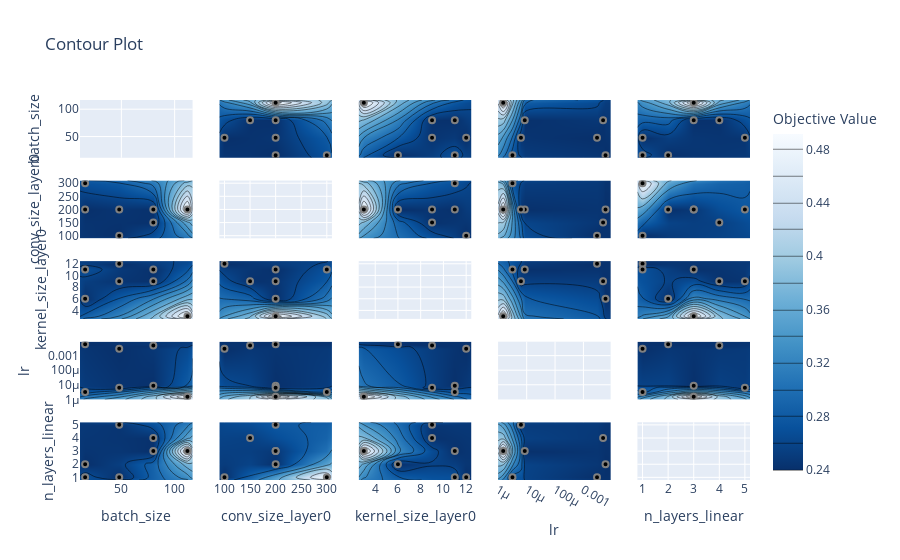

Notebook cell for this chart:
### Code cell
fig = optuna.visualization.plot_contour(study, params=["kernel_size_layer0", "lr", "n_layers_linear", "conv_size_layer0", "batch_size"])
fig.show()

### Figure 1 — Plotly figure (JSON) as saved in the notebook; plotly's stock layout.template omitted (floating-point values rounded to 4 significant figures)
{"data": [{"type": "scatter", "xaxis": "x", "yaxis": "y"}, {"colorbar": {"title": {"text": "Objective Value"}}, "colorscale": [[0, "rgb(247,251,255)"], [0.125, "rgb(222,235,247)"], [0.25, "rgb(198,219,239)"], [0.375, "rgb(158,202,225)"], [0.5, "rgb(107,174,214)"], [0.625, "rgb(66,146,198)"], [0.75, "rgb(33,113,181)"], [0.875, "rgb(8,81,156)"], [1, "rgb(8,48,107)"]], "connectgaps": true, "contours": {"coloring": "heatmap"}, "hoverinfo": "none", "line": {"smoothing": 1.3}, "reversescale": true, "showscale": true, "type": "contour", "x": [11.2, 16, 48, 80, 112, 116.8], "xaxis": "x6", "y": [90, 100, 150, 200, 300, 310], "yaxis": "y6", "z": [[null, null, null, null, null, null], [null, null, 0.2399, null, null, null], [null, null, null, 0.2418, null, null], [null, 0.2401, 0.2446, 0.241, 0.4915, null], [null, 0.2708, null, null, null, null], [null, null, null, null, null, null]]}, {"marker": {"color": "black", "line": {"color": "Grey", "width": 2}}, "mode": "markers", "showlegend": false, "type": "scatter", "x": [48, 16, 16, 112, 80, 48, 80], "xaxis": "x6", "y": [100, 300, 200, 200, 200, 200, 150], "yaxis": "y6"}, {"colorbar": {"title": {"text": "Objective Value"}}, "colorscale": [[0, "rgb(247,251,255)"], [0.125, "rgb(222,235,247)"], [0.25, "rgb(198,219,239)"], [0.375, "rgb(158,202,225)"], [0.5, "rgb(107,174,214)"], [0.625, "rgb(66,146,198)"], [0.75, "rgb(33,113,181)"], [0.875, "rgb(8,81,156)"], [1, "rgb(8,48,107)"]], "connectgaps": true, "contours": {"coloring": "heatmap"}, "hoverinfo": "none", "line": {"smoothing": 1.3}, "reversescale": true, "showscale": false, "type": "contour", "x": [11.2, 16, 48, 80, 112, 116.8], "xaxis": "x11", "y": [2.55, 3, 6, 9, 11, 12, 12.45], "yaxis": "y11", "z": [[null, null, null, null, null, null], [null, null, null, null, 0.4915, null], [null, 0.2401, null, null, null, null], [null, null, 0.2446, 0.2418, null, null], [null, 0.2708, null, 0.241, null, null], [null, null, 0.2399, null, null, null], [null, null, null, null, null, null]]}, {"marker": {"color": "black", "line": {"color": "Grey", "width": 2}}, "mode": "markers", "showlegend": false, "type": "scatter", "x": [48, 16, 16, 112, 80, 48, 80], "xaxis": "x11", "y": [12, 11, 6, 3, 11, 9, 9], "yaxis": "y11"}, {"colorbar": {"title": {"text": "Objective Value"}}, "colorscale": [[0, "rgb(247,251,255)"], [0.125, "rgb(222,235,247)"], [0.25, "rgb(198,219,239)"], [0.375, "rgb(158,202,225)"], [0.5, "rgb(107,174,214)"], [0.625, "rgb(66,146,198)"], [0.75, "rgb(33,113,181)"], [0.875, "rgb(8,81,156)"], [1, "rgb(8,48,107)"]], "connectgaps": true, "contours": {"coloring": "heatmap"}, "hoverinfo": "none", "line": {"smoothing": 1.3}, "reversescale": true, "showscale": false, "type": "contour", "x": [11.2, 16, 48, 80, 112, 116.8], "xaxis": "x16", "y": [9.807e-07, 1.486e-06, 3.154e-06, 6.278e-06, 8.542e-06, 0.003015, 0.004932, 0.00601, 0.009104], "yaxis": "y16", "z": [[null, null, null, null, null, null], [null, null, null, null, 0.4915, null], [null, 0.2708, null, null, null, null], [null, null, 0.2446, null, null, null], [null, null, null, 0.241, null, null], [null, null, 0.2399, null, null, null], [null, null, null, 0.2418, null, null], [null, 0.2401, null, null, null, null], [null, null, null, null, null, null]]}, {"marker": {"color": "black", "line": {"color": "Grey", "width": 2}}, "mode": "markers", "showlegend": false, "type": "scatter", "x": [48, 16, 16, 112, 80, 48, 80], "xaxis": "x16", "y": [0.003015, 3.154e-06, 0.00601, 1.486e-06, 8.542e-06, 6.278e-06, 0.004932], "yaxis": "y16"}, {"colorbar": {"title": {"text": "Objective Value"}}, "colorscale": [[0, "rgb(247,251,255)"], [0.125, "rgb(222,235,247)"], [0.25, "rgb(198,219,239)"], [0.375, "rgb(158,202,225)"], [0.5, "rgb(107,174,214)"], [0.625, "rgb(66,146,198)"], [0.75, "rgb(33,113,181)"], [0.875, "rgb(8,81,156)"], [1, "rgb(8,48,107)"]], "connectgaps": true, "contours": {"coloring": "heatmap"}, "hoverinfo": "none", "line": {"smoothing": 1.3}, "reversescale": true, "showscale": false, "type": "contour", "x": [11.2, 16, 48, 80, 112, 116.8], "xaxis": "x21", "y": [0.8, 1, 2, 3, 4, 5, 5.2], "yaxis": "y21", "z": [[null, null, null, null, null, null], [null, 0.2708, 0.2399, null, null, null], [null, 0.2401, null, null, null, null], [null, null, null, 0.241, 0.4915, null], [null, null, null, 0.2418, null, null], [null, null, 0.2446, null, null, null], [null, null, null, null, null, null]]}, {"marker": {"color": "black", "line": {"color": "Grey", "width": 2}}, "mode": "markers", "showlegend": false, "type": "scatter", "x": [48, 16, 16, 112, 80, 48, 80], "xaxis": "x21", "y": [1, 1, 2, 3, 3, 5, 4], "yaxis": "y21"}, {"colorbar": {"title": {"text": "Objective Value"}}, "colorscale": [[0, "rgb(247,251,255)"], [0.125, "rgb(222,235,247)"], [0.25, "rgb(198,219,239)"], [0.375, "rgb(158,202,225)"], [0.5, "rgb(107,174,214)"], [0.625, "rgb(66,146,198)"], [0.75, "rgb(33,113,181)"], [0.875, "rgb(8,81,156)"], [1, "rgb(8,48,107)"]], "connectgaps": true, "contours": {"coloring": "heatmap"}, "hoverinfo": "none", "line": {"smoothing": 1.3}, "reversescale": true, "showscale": false, "type": "contour", "x": [90, 100, 150, 200, 300, 310], "xaxis": "x2", "y": [11.2, 16, 48, 80, 112, 116.8], "yaxis": "y2", "z": [[null, null, null, null, null, null], [null, null, null, 0.2401, 0.2708, null], [null, 0.2399, null, 0.2446, null, null], [null, null, 0.2418, 0.241, null, null], [null, null, null, 0.4915, null, null], [null, null, null, null, null, null]]}, {"marker": {"color": "black", "line": {"color": "Grey", "width": 2}}, "mode": "markers", "showlegend": false, "type": "scatter", "x": [100, 300, 200, 200, 200, 200, 150], "xaxis": "x2", "y": [48, 16, 16, 112, 80, 48, 80], "yaxis": "y2"}, {"type": "scatter", "xaxis": "x7", "yaxis": "y7"}, {"colorbar": {"title": {"text": "Objective Value"}}, "colorscale": [[0, "rgb(247,251,255)"], [0.125, "rgb(222,235,247)"], [0.25, "rgb(198,219,239)"], [0.375, "rgb(158,202,225)"], [0.5, "rgb(107,174,214)"], [0.625, "rgb(66,146,198)"], [0.75, "rgb(33,113,181)"], [0.875, "rgb(8,81,156)"], [1, "rgb(8,48,107)"]], "connectgaps": true, "contours": {"coloring": "heatmap"}, "hoverinfo": "none", "line": {"smoothing": 1.3}, "reversescale": true, "showscale": false, "type": "contour", "x": [90, 100, 150, 200, 300, 310], "xaxis": "x12", "y": [2.55, 3, 6, 9, 11, 12, 12.45], "yaxis": "y12", "z": [[null, null, null, null, null, null], [null, null, null, 0.4915, null, null], [null, null, null, 0.2401, null, null], [null, null, 0.2418, 0.2446, null, null], [null, null, null, 0.241, 0.2708, null], [null, 0.2399, null, null, null, null], [null, null, null, null, null, null]]}, {"marker": {"color": "black", "line": {"color": "Grey", "width": 2}}, "mode": "markers", "showlegend": false, "type": "scatter", "x": [100, 300, 200, 200, 200, 200, 150], "xaxis": "x12", "y": [12, 11, 6, 3, 11, 9, 9], "yaxis": "y12"}, {"colorbar": {"title": {"text": "Objective Value"}}, "colorscale": [[0, "rgb(247,251,255)"], [0.125, "rgb(222,235,247)"], [0.25, "rgb(198,219,239)"], [0.375, "rgb(158,202,225)"], [0.5, "rgb(107,174,214)"], [0.625, "rgb(66,146,198)"], [0.75, "rgb(33,113,181)"], [0.875, "rgb(8,81,156)"], [1, "rgb(8,48,107)"]], "connectgaps": true, "contours": {"coloring": "heatmap"}, "hoverinfo": "none", "line": {"smoothing": 1.3}, "reversescale": true, "showscale": false, "type": "contour", "x": [90, 100, 150, 200, 300, 310], "xaxis": "x17", "y": [9.807e-07, 1.486e-06, 3.154e-06, 6.278e-06, 8.542e-06, 0.003015, 0.004932, 0.00601, 0.009104], "yaxis": "y17", "z": [[null, null, null, null, null, null], [null, null, null, 0.4915, null, null], [null, null, null, null, 0.2708, null], [null, null, null, 0.2446, null, null], [null, null, null, 0.241, null, null], [null, 0.2399, null, null, null, null], [null, null, 0.2418, null, null, null], [null, null, null, 0.2401, null, null], [null, null, null, null, null, null]]}, {"marker": {"color": "black", "line": {"color": "Grey", "width": 2}}, "mode": "markers", "showlegend": false, "type": "scatter", "x": [100, 300, 200, 200, 200, 200, 150], "xaxis": "x17", "y": [0.003015, 3.154e-06, 0.00601, 1.486e-06, 8.542e-06, 6.278e-06, 0.004932], "yaxis": "y17"}, {"colorbar": {"title": {"text": "Objective Value"}}, "colorscale": [[0, "rgb(247,251,255)"], [0.125, "rgb(222,235,247)"], [0.25, "rgb(198,219,239)"], [0.375, "rgb(158,202,225)"], [0.5, "rgb(107,174,214)"], [0.625, "rgb(66,146,198)"], [0.75, "rgb(33,113,181)"], [0.875, "rgb(8,81,156)"], [1, "rgb(8,48,107)"]], "connectgaps": true, "contours": {"coloring": "heatmap"}, "hoverinfo": "none", "line": {"smoothing": 1.3}, "reversescale": true, "showscale": false, "type": "contour", "x": [90, 100, 150, 200, 300, 310], "xaxis": "x22", "y": [0.8, 1, 2, 3, 4, 5, 5.2], "yaxis": "y22", "z": [[null, null, null, null, null, null], [null, 0.2399, null, null, 0.2708, null], [null, null, null, 0.2401, null, null], [null, null, null, 0.241, null, null], [null, null, 0.2418, null, null, null], [null, null, null, 0.2446, null, null], [null, null, null, null, null, null]]}, {"marker": {"color": "black", "line": {"color": "Grey", "width": 2}}, "mode": "markers", "showlegend": false, "type": "scatter", "x": [100, 300, 200, 200, 200, 200, 150], "xaxis": "x22", "y": [1, 1, 2, 3, 3, 5, 4], "yaxis": "y22"}, {"colorbar": {"title": {"text": "Objective Value"}}, "colorscale": [[0, "rgb(247,251,255)"], [0.125, "rgb(222,235,247)"], [0.25, "rgb(198,219,239)"], [0.375, "rgb(158,202,225)"], [0.5, "rgb(107,174,214)"], [0.625, "rgb(66,146,198)"], [0.75, "rgb(33,113,181)"], [0.875, "rgb(8,81,156)"], [1, "rgb(8,48,107)"]], "connectgaps": true, "contours": {"coloring": "heatmap"}, "hoverinfo": "none", "line": {"smoothing": 1.3}, "reversescale": true, "showscale": false, "type": "contour", "x": [2.55, 3, 6, 9, 11, 12, 12.45], "xaxis": "x3", "y": [11.2, 16, 48, 80, 112, 116.8], "yaxis": "y3", "z": [[null, null, null, null, null, null, null], [null, null, 0.2401, null, 0.2708, null, null], [null, null, null, 0.2446, null, 0.2399, null], [null, null, null, 0.2418, 0.241, null, null], [null, 0.4915, null, null, null, null, null], [null, null, null, null, null, null, null]]}, {"marker": {"color": "black", "line": {"color": "Grey", "width": 2}}, "mode": "markers", "showlegend": false, "type": "scatter", "x": [12, 11, 6, 3, 11, 9, 9], "xaxis": "x3", "y": [48, 16, 16, 112, 80, 48, 80], "yaxis": "y3"}, {"colorbar": {"title": {"text": "Objective Value"}}, "colorscale": [[0, "rgb(247,251,255)"], [0.125, "rgb(222,235,247)"], [0.25, "rgb(198,219,239)"], [0.375, "rgb(158,202,225)"], [0.5, "rgb(107,174,214)"], [0.625, "rgb(66,146,198)"], [0.75, "rgb(33,113,181)"], [0.875, "rgb(8,81,156)"], [1, "rgb(8,48,107)"]], "connectgaps": true, "contours": {"coloring": "heatmap"}, "hoverinfo": "none", "line": {"smoothing": 1.3}, "reversescale": true, "showscale": false, "type": "contour", "x": [2.55, 3, 6, 9, 11, 12, 12.45], "xaxis": "x8", "y": [90, 100, 150, 200, 300, 310], "yaxis": "y8", "z": [[null, null, null, null, null, null, null], [null, null, null, null, null, 0.2399, null], [null, null, null, 0.2418, null, null, null], [null, 0.4915, 0.2401, 0.2446, 0.241, null, null], [null, null, null, null, 0.2708, null, null], [null, null, null, null, null, null, null]]}, {"marker": {"color": "black", "line": {"color": "Grey", "width": 2}}, "mode": "markers", "showlegend": false, "type": "scatter", "x": [12, 11, 6, 3, 11, 9, 9], "xaxis": "x8", "y": [100, 300, 200, 200, 200, 200, 150], "yaxis": "y8"}, {"type": "scatter", "xaxis": "x13", "yaxis": "y13"}, {"colorbar": {"title": {"text": "Objective Value"}}, "colorscale": [[0, "rgb(247,251,255)"], [0.125, "rgb(222,235,247)"], [0.25, "rgb(198,219,239)"], [0.375, "rgb(158,202,225)"], [0.5, "rgb(107,174,214)"], [0.625, "rgb(66,146,198)"], [0.75, "rgb(33,113,181)"], [0.875, "rgb(8,81,156)"], [1, "rgb(8,48,107)"]], "connectgaps": true, "contours": {"coloring": "heatmap"}, "hoverinfo": "none", "line": {"smoothing": 1.3}, "reversescale": true, "showscale": false, "type": "contour", "x": [2.55, 3, 6, 9, 11, 12, 12.45], "xaxis": "x18", "y": [9.807e-07, 1.486e-06, 3.154e-06, 6.278e-06, 8.542e-06, 0.003015, 0.004932, 0.00601, 0.009104], "yaxis": "y18", "z": [[null, null, null, null, null, null, null], [null, 0.4915, null, null, null, null, null], [null, null, null, null, 0.2708, null, null], [null, null, null, 0.2446, null, null, null], [null, null, null, null, 0.241, null, null], [null, null, null, null, null, 0.2399, null], [null, null, null, 0.2418, null, null, null], [null, null, 0.2401, null, null, null, null], [null, null, null, null, null, null, null]]}, {"marker": {"color": "black", "line": {"color": "Grey", "width": 2}}, "mode": "markers", "showlegend": false, "type": "scatter", "x": [12, 11, 6, 3, 11, 9, 9], "xaxis": "x18", "y": [0.003015, 3.154e-06, 0.00601, 1.486e-06, 8.542e-06, 6.278e-06, 0.004932], "yaxis": "y18"}, {"colorbar": {"title": {"text": "Objective Value"}}, "colorscale": [[0, "rgb(247,251,255)"], [0.125, "rgb(222,235,247)"], [0.25, "rgb(198,219,239)"], [0.375, "rgb(158,202,225)"], [0.5, "rgb(107,174,214)"], [0.625, "rgb(66,146,198)"], [0.75, "rgb(33,113,181)"], [0.875, "rgb(8,81,156)"], [1, "rgb(8,48,107)"]], "connectgaps": true, "contours": {"coloring": "heatmap"}, "hoverinfo": "none", "line": {"smoothing": 1.3}, "reversescale": true, "showscale": false, "type": "contour", "x": [2.55, 3, 6, 9, 11, 12, 12.45], "xaxis": "x23", "y": [0.8, 1, 2, 3, 4, 5, 5.2], "yaxis": "y23", "z": [[null, null, null, null, null, null, null], [null, null, null, null, 0.2708, 0.2399, null], [null, null, 0.2401, null, null, null, null], [null, 0.4915, null, null, 0.241, null, null], [null, null, null, 0.2418, null, null, null], [null, null, null, 0.2446, null, null, null], [null, null, null, null, null, null, null]]}, {"marker": {"color": "black", "line": {"color": "Grey", "width": 2}}, "mode": "markers", "showlegend": false, "type": "scatter", "x": [12, 11, 6, 3, 11, 9, 9], "xaxis": "x23", "y": [1, 1, 2, 3, 3, 5, 4], "yaxis": "y23"}, {"colorbar": {"title": {"text": "Objective Value"}}, "colorscale": [[0, "rgb(247,251,255)"], [0.125, "rgb(222,235,247)"], [0.25, "rgb(198,219,239)"], [0.375, "rgb(158,202,225)"], [0.5, "rgb(107,174,214)"], [0.625, "rgb(66,146,198)"], [0.75, "rgb(33,113,181)"], [0.875, "rgb(8,81,156)"], [1, "rgb(8,48,107)"]], "connectgaps": true, "contours": {"coloring": "heatmap"}, "hoverinfo": "none", "line": {"smoothing": 1.3}, "reversescale": true, "showscale": false, "type": "contour", "x": [9.807e-07, 1.486e-06, 3.154e-06, 6.278e-06, 8.542e-06, 0.003015, 0.004932, 0.00601, 0.009104], "xaxis": "x4", "y": [11.2, 16, 48, 80, 112, 116.8], "yaxis": "y4", "z": [[null, null, null, null, null, null, null, null, null], [null, null, 0.2708, null, null, null, null, 0.2401, null], [null, null, null, 0.2446, null, 0.2399, null, null, null], [null, null, null, null, 0.241, null, 0.2418, null, null], [null, 0.4915, null, null, null, null, null, null, null], [null, null, null, null, null, null, null, null, null]]}, {"marker": {"color": "black", "line": {"color": "Grey", "width": 2}}, "mode": "markers", "showlegend": false, "type": "scatter", "x": [0.003015, 3.154e-06, 0.00601, 1.486e-06, 8.542e-06, 6.278e-06, 0.004932], "xaxis": "x4", "y": [48, 16, 16, 112, 80, 48, 80], "yaxis": "y4"}, {"colorbar": {"title": {"text": "Objective Value"}}, "colorscale": [[0, "rgb(247,251,255)"], [0.125, "rgb(222,235,247)"], [0.25, "rgb(198,219,239)"], [0.375, "rgb(158,202,225)"], [0.5, "rgb(107,174,214)"], [0.625, "rgb(66,146,198)"], [0.75, "rgb(33,113,181)"], [0.875, "rgb(8,81,156)"], [1, "rgb(8,48,107)"]], "connectgaps": true, "contours": {"coloring": "heatmap"}, "hoverinfo": "none", "line": {"smoothing": 1.3}, "reversescale": true, "showscale": false, "type": "contour", "x": [9.807e-07, 1.486e-06, 3.154e-06, 6.278e-06, 8.542e-06, 0.003015, 0.004932, 0.00601, 0.009104], "xaxis": "x9", "y": [90, 100, 150, 200, 300, 310], "yaxis": "y9", "z": [[null, null, null, null, null, null, null, null, null], [null, null, null, null, null, 0.2399, null, null, null], [null, null, null, null, null, null, 0.2418, null, null], [null, 0.4915, null, 0.2446, 0.241, null, null, 0.2401, null], [null, null, 0.2708, null, null, null, null, null, null], [null, null, null, null, null, null, null, null, null]]}, {"marker": {"color": "black", "line": {"color": "Grey", "width": 2}}, "mode": "markers", "showlegend": false, "type": "scatter", "x": [0.003015, 3.154e-06, 0.00601, 1.486e-06, 8.542e-06, 6.278e-06, 0.004932], "xaxis": "x9", "y": [100, 300, 200, 200, 200, 200, 150], "yaxis": "y9"}, {"colorbar": {"title": {"text": "Objective Value"}}, "colorscale": [[0, "rgb(247,251,255)"], [0.125, "rgb(222,235,247)"], [0.25, "rgb(198,219,239)"], [0.375, "rgb(158,202,225)"], [0.5, "rgb(107,174,214)"], [0.625, "rgb(66,146,198)"], [0.75, "rgb(33,113,181)"], [0.875, "rgb(8,81,156)"], [1, "rgb(8,48,107)"]], "connectgaps": true, "contours": {"coloring": "heatmap"}, "hoverinfo": "none", "line": {"smoothing": 1.3}, "reversescale": true, "showscale": false, "type": "contour", "x": [9.807e-07, 1.486e-06, 3.154e-06, 6.278e-06, 8.542e-06, 0.003015, 0.004932, 0.00601, 0.009104], "xaxis": "x14", "y": [2.55, 3, 6, 9, 11, 12, 12.45], "yaxis": "y14", "z": [[null, null, null, null, null, null, null, null, null], [null, 0.4915, null, null, null, null, null, null, null], [null, null, null, null, null, null, null, 0.2401, null], [null, null, null, 0.2446, null, null, 0.2418, null, null], [null, null, 0.2708, null, 0.241, null, null, null, null], [null, null, null, null, null, 0.2399, null, null, null], [null, null, null, null, null, null, null, null, null]]}, {"marker": {"color": "black", "line": {"color": "Grey", "width": 2}}, "mode": "markers", "showlegend": false, "type": "scatter", "x": [0.003015, 3.154e-06, 0.00601, 1.486e-06, 8.542e-06, 6.278e-06, 0.004932], "xaxis": "x14", "y": [12, 11, 6, 3, 11, 9, 9], "yaxis": "y14"}, {"type": "scatter", "xaxis": "x19", "yaxis": "y19"}, {"colorbar": {"title": {"text": "Objective Value"}}, "colorscale": [[0, "rgb(247,251,255)"], [0.125, "rgb(222,235,247)"], [0.25, "rgb(198,219,239)"], [0.375, "rgb(158,202,225)"], [0.5, "rgb(107,174,214)"], [0.625, "rgb(66,146,198)"], [0.75, "rgb(33,113,181)"], [0.875, "rgb(8,81,156)"], [1, "rgb(8,48,107)"]], "connectgaps": true, "contours": {"coloring": "heatmap"}, "hoverinfo": "none", "line": {"smoothing": 1.3}, "reversescale": true, "showscale": false, "type": "contour", "x": [9.807e-07, 1.486e-06, 3.154e-06, 6.278e-06, 8.542e-06, 0.003015, 0.004932, 0.00601, 0.009104], "xaxis": "x24", "y": [0.8, 1, 2, 3, 4, 5, 5.2], "yaxis": "y24", "z": [[null, null, null, null, null, null, null, null, null], [null, null, 0.2708, null, null, 0.2399, null, null, null], [null, null, null, null, null, null, null, 0.2401, null], [null, 0.4915, null, null, 0.241, null, null, null, null], [null, null, null, null, null, null, 0.2418, null, null], [null, null, null, 0.2446, null, null, null, null, null], [null, null, null, null, null, null, null, null, null]]}, {"marker": {"color": "black", "line": {"color": "Grey", "width": 2}}, "mode": "markers", "showlegend": false, "type": "scatter", "x": [0.003015, 3.154e-06, 0.00601, 1.486e-06, 8.542e-06, 6.278e-06, 0.004932], "xaxis": "x24", "y": [1, 1, 2, 3, 3, 5, 4], "yaxis": "y24"}, {"colorbar": {"title": {"text": "Objective Value"}}, "colorscale": [[0, "rgb(247,251,255)"], [0.125, "rgb(222,235,247)"], [0.25, "rgb(198,219,239)"], [0.375, "rgb(158,202,225)"], [0.5, "rgb(107,174,214)"], [0.625, "rgb(66,146,198)"], [0.75, "rgb(33,113,181)"], [0.875, "rgb(8,81,156)"], [1, "rgb(8,48,107)"]], "connectgaps": true, "contours": {"coloring": "heatmap"}, "hoverinfo": "none", "line": {"smoothing": 1.3}, "reversescale": true, "showscale": false, "type": "contour", "x": [0.8, 1, 2, 3, 4, 5, 5.2], "xaxis": "x5", "y": [11.2, 16, 48, 80, 112, 116.8], "yaxis": "y5", "z": [[null, null, null, null, null, null, null], [null, 0.2708, 0.2401, null, null, null, null], [null, 0.2399, null, null, null, 0.2446, null], [null, null, null, 0.241, 0.2418, null, null], [null, null, null, 0.4915, null, null, null], [null, null, null, null, null, null, null]]}, {"marker": {"color": "black", "line": {"color": "Grey", "width": 2}}, "mode": "markers", "showlegend": false, "type": "scatter", "x": [1, 1, 2, 3, 3, 5, 4], "xaxis": "x5", "y": [48, 16, 16, 112, 80, 48, 80], "yaxis": "y5"}, {"colorbar": {"title": {"text": "Objective Value"}}, "colorscale": [[0, "rgb(247,251,255)"], [0.125, "rgb(222,235,247)"], [0.25, "rgb(198,219,239)"], [0.375, "rgb(158,202,225)"], [0.5, "rgb(107,174,214)"], [0.625, "rgb(66,146,198)"], [0.75, "rgb(33,113,181)"], [0.875, "rgb(8,81,156)"], [1, "rgb(8,48,107)"]], "connectgaps": true, "contours": {"coloring": "heatmap"}, "hoverinfo": "none", "line": {"smoothing": 1.3}, "reversescale": true, "showscale": false, "type": "contour", "x": [0.8, 1, 2, 3, 4, 5, 5.2], "xaxis": "x10", "y": [90, 100, 150, 200, 300, 310], "yaxis": "y10", "z": [[null, null, null, null, null, null, null], [null, 0.2399, null, null, null, null, null], [null, null, null, null, 0.2418, null, null], [null, null, 0.2401, 0.241, null, 0.2446, null], [null, 0.2708, null, null, null, null, null], [null, null, null, null, null, null, null]]}, {"marker": {"color": "black", "line": {"color": "Grey", "width": 2}}, "mode": "markers", "showlegend": false, "type": "scatter", "x": [1, 1, 2, 3, 3, 5, 4], "xaxis": "x10", "y": [100, 300, 200, 200, 200, 200, 150], "yaxis": "y10"}, {"colorbar": {"title": {"text": "Objective Value"}}, "colorscale": [[0, "rgb(247,251,255)"], [0.125, "rgb(222,235,247)"], [0.25, "rgb(198,219,239)"], [0.375, "rgb(158,202,225)"], [0.5, "rgb(107,174,214)"], [0.625, "rgb(66,146,198)"], [0.75, "rgb(33,113,181)"], [0.875, "rgb(8,81,156)"], [1, "rgb(8,48,107)"]], "connectgaps": true, "contours": {"coloring": "heatmap"}, "hoverinfo": "none", "line": {"smoothing": 1.3}, "reversescale": true, "showscale": false, "type": "contour", "x": [0.8, 1, 2, 3, 4, 5, 5.2], "xaxis": "x15", "y": [2.55, 3, 6, 9, 11, 12, 12.45], "yaxis": "y15", "z": [[null, null, null, null, null, null, null], [null, null, null, 0.4915, null, null, null], [null, null, 0.2401, null, null, null, null], [null, null, null, null, 0.2418, 0.2446, null], [null, 0.2708, null, 0.241, null, null, null], [null, 0.2399, null, null, null, null, null], [null, null, null, null, null, null, null]]}, {"marker": {"color": "black", "line": {"color": "Grey", "width": 2}}, "mode": "markers", "showlegend": false, "type": "scatter", "x": [1, 1, 2, 3, 3, 5, 4], "xaxis": "x15", "y": [12, 11, 6, 3, 11, 9, 9], "yaxis": "y15"}, {"colorbar": {"title": {"text": "Objective Value"}}, "colorscale": [[0, "rgb(247,251,255)"], [0.125, "rgb(222,235,247)"], [0.25, "rgb(198,219,239)"], [0.375, "rgb(158,202,225)"], [0.5, "rgb(107,174,214)"], [0.625, "rgb(66,146,198)"], [0.75, "rgb(33,113,181)"], [0.875, "rgb(8,81,156)"], [1, "rgb(8,48,107)"]], "connectgaps": true, "contours": {"coloring": "heatmap"}, "hoverinfo": "none", "line": {"smoothing": 1.3}, "reversescale": true, "showscale": false, "type": "contour", "x": [0.8, 1, 2, 3, 4, 5, 5.2], "xaxis": "x20", "y": [9.807e-07, 1.486e-06, 3.154e-06, 6.278e-06, 8.542e-06, 0.003015, 0.004932, 0.00601, 0.009104], "yaxis": "y20", "z": [[null, null, null, null, null, null, null], [null, null, null, 0.4915, null, null, null], [null, 0.2708, null, null, null, null, null], [null, null, null, null, null, 0.2446, null], [null, null, null, 0.241, null, null, null], [null, 0.2399, null, null, null, null, null], [null, null, null, null, 0.2418, null, null], [null, null, 0.2401, null, null, null, null], [null, null, null, null, null, null, null]]}, {"marker": {"color": "black", "line": {"color": "Grey", "width": 2}}, "mode": "markers", "showlegend": false, "type": "scatter", "x": [1, 1, 2, 3, 3, 5, 4], "xaxis": "x20", "y": [0.003015, 3.154e-06, 0.00601, 1.486e-06, 8.542e-06, 6.278e-06, 0.004932], "yaxis": "y20"}, {"type": "scatter", "xaxis": "x25", "yaxis": "y25"}], "layout": {"title": {"text": "Contour Plot"}, "xaxis": {"anchor": "y", "domain": [0, 0.168], "matches": "x21", "range": [11.2, 116.8], "showticklabels": false}, "xaxis10": {"anchor": "y10", "domain": [0.832, 1], "matches": "x25", "range": [0.8, 5.2], "showticklabels": false}, "xaxis11": {"anchor": "y11", "domain": [0, 0.168], "matches": "x21", "range": [11.2, 116.8], "showticklabels": false}, "xaxis12": {"anchor": "y12", "domain": [0.208, 0.376], "matches": "x22", "range": [90, 310], "showticklabels": false}, "xaxis13": {"anchor": "y13", "domain": [0.416, 0.584], "matches": "x23", "range": [2.55, 12.45], "showticklabels": false}, "xaxis14": {"anchor": "y14", "domain": [0.624, 0.792], "matches": "x24", "range": [-6.008, -2.041], "showticklabels": false, "type": "log"}, "xaxis15": {"anchor": "y15", "domain": [0.832, 1], "matches": "x25", "range": [0.8, 5.2], "showticklabels": false}, "xaxis16": {"anchor": "y16", "domain": [0, 0.168], "matches": "x21", "range": [11.2, 116.8], "showticklabels": false}, "xaxis17": {"anchor": "y17", "domain": [0.208, 0.376], "matches": "x22", "range": [90, 310], "showticklabels": false}, "xaxis18": {"anchor": "y18", "domain": [0.416, 0.584], "matches": "x23", "range": [2.55, 12.45], "showticklabels": false}, "xaxis19": {"anchor": "y19", "domain": [0.624, 0.792], "matches": "x24", "range": [-6.008, -2.041], "showticklabels": false, "type": "log"}, "xaxis2": {"anchor": "y2", "domain": [0.208, 0.376], "matches": "x22", "range": [90, 310], "showticklabels": false}, "xaxis20": {"anchor": "y20", "domain": [0.832, 1], "matches": "x25", "range": [0.8, 5.2], "showticklabels": false}, "xaxis21": {"anchor": "y21", "domain": [0, 0.168], "range": [11.2, 116.8], "title": {"text": "batch_size"}}, "xaxis22": {"anchor": "y22", "domain": [0.208, 0.376], "range": [90, 310], "title": {"text": "conv_size_layer0"}}, "xaxis23": {"anchor": "y23", "domain": [0.416, 0.584], "range": [2.55, 12.45], "title": {"text": "kernel_size_layer0"}}, "xaxis24": {"anchor": "y24", "domain": [0.624, 0.792], "range": [-6.008, -2.041], "title": {"text": "lr"}, "type": "log"}, "xaxis25": {"anchor": "y25", "domain": [0.832, 1], "range": [0.8, 5.2], "title": {"text": "n_layers_linear"}}, "xaxis3": {"anchor": "y3", "domain": [0.416, 0.584], "matches": "x23", "range": [2.55, 12.45], "showticklabels": false}, "xaxis4": {"anchor": "y4", "domain": [0.624, 0.792], "matches": "x24", "range": [-6.008, -2.041], "showticklabels": false, "type": "log"}, "xaxis5": {"anchor": "y5", "domain": [0.832, 1], "matches": "x25", "range": [0.8, 5.2], "showticklabels": false}, "xaxis6": {"anchor": "y6", "domain": [0, 0.168], "matches": "x21", "range": [11.2, 116.8], "showticklabels": false}, "xaxis7": {"anchor": "y7", "domain": [0.208, 0.376], "matches": "x22", "range": [90, 310], "showticklabels": false}, "xaxis8": {"anchor": "y8", "domain": [0.416, 0.584], "matches": "x23", "range": [2.55, 12.45], "showticklabels": false}, "xaxis9": {"anchor": "y9", "domain": [0.624, 0.792], "matches": "x24", "range": [-6.008, -2.041], "showticklabels": false, "type": "log"}, "yaxis": {"anchor": "x", "domain": [0.848, 1], "range": [11.2, 116.8], "title": {"text": "batch_size"}}, "yaxis10": {"anchor": "x10", "domain": [0.636, 0.788], "matches": "y6", "range": [90, 310], "showticklabels": false}, "yaxis11": {"anchor": "x11", "domain": [0.424, 0.576], "range": [2.55, 12.45], "title": {"text": "kernel_size_layer0"}}, "yaxis12": {"anchor": "x12", "domain": [0.424, 0.576], "matches": "y11", "range": [2.55, 12.45], "showticklabels": false}, "yaxis13": {"anchor": "x13", "domain": [0.424, 0.576], "matches": "y11", "range": [2.55, 12.45], "showticklabels": false}, "yaxis14": {"anchor": "x14", "domain": [0.424, 0.576], "matches": "y11", "range": [2.55, 12.45], "showticklabels": false}, "yaxis15": {"anchor": "x15", "domain": [0.424, 0.576], "matches": "y11", "range": [2.55, 12.45], "showticklabels": false}, "yaxis16": {"anchor": "x16", "domain": [0.212, 0.364], "range": [-6.008, -2.041], "title": {"text": "lr"}, "type": "log"}, "yaxis17": {"anchor": "x17", "domain": [0.212, 0.364], "matches": "y16", "range": [-6.008, -2.041], "showticklabels": false, "type": "log"}, "yaxis18": {"anchor": "x18", "domain": [0.212, 0.364], "matches": "y16", "range": [-6.008, -2.041], "showticklabels": false, "type": "log"}, "yaxis19": {"anchor": "x19", "domain": [0.212, 0.364], "matches": "y16", "range": [-6.008, -2.041], "showticklabels": false, "type": "log"}, "yaxis2": {"anchor": "x2", "domain": [0.848, 1], "matches": "y", "range": [11.2, 116.8], "showticklabels": false}, "yaxis20": {"anchor": "x20", "domain": [0.212, 0.364], "matches": "y16", "range": [-6.008, -2.041], "showticklabels": false, "type": "log"}, "yaxis21": {"anchor": "x21", "domain": [0, 0.152], "range": [0.8, 5.2], "title": {"text": "n_layers_linear"}}, "yaxis22": {"anchor": "x22", "domain": [0, 0.152], "matches": "y21", "range": [0.8, 5.2], "showticklabels": false}, "yaxis23": {"anchor": "x23", "domain": [0, 0.152], "matches": "y21", "range": [0.8, 5.2], "showticklabels": false}, "yaxis24": {"anchor": "x24", "domain": [0, 0.152], "matches": "y21", "range": [0.8, 5.2], "showticklabels": false}, "yaxis25": {"anchor": "x25", "domain": [0, 0.152], "matches": "y21", "range": [0.8, 5.2], "showticklabels": false}, "yaxis3": {"anchor": "x3", "domain": [0.848, 1], "matches": "y", "range": [11.2, 116.8], "showticklabels": false}, "yaxis4": {"anchor": "x4", "domain": [0.848, 1], "matches": "y", "range": [11.2, 116.8], "showticklabels": false}, "yaxis5": {"anchor": "x5", "domain": [0.848, 1], "matches": "y", "range": [11.2, 116.8], "showticklabels": false}, "yaxis6": {"anchor": "x6", "domain": [0.636, 0.788], "range": [90, 310], "title": {"text": "conv_size_layer0"}}, "yaxis7": {"anchor": "x7", "domain": [0.636, 0.788], "matches": "y6", "range": [90, 310], "showticklabels": false}, "yaxis8": {"anchor": "x8", "domain": [0.636, 0.788], "matches": "y6", "range": [90, 310], "showticklabels": false}, "yaxis9": {"anchor": "x9", "domain": [0.636, 0.788], "matches": "y6", "range": [90, 310], "showticklabels": false}}}
